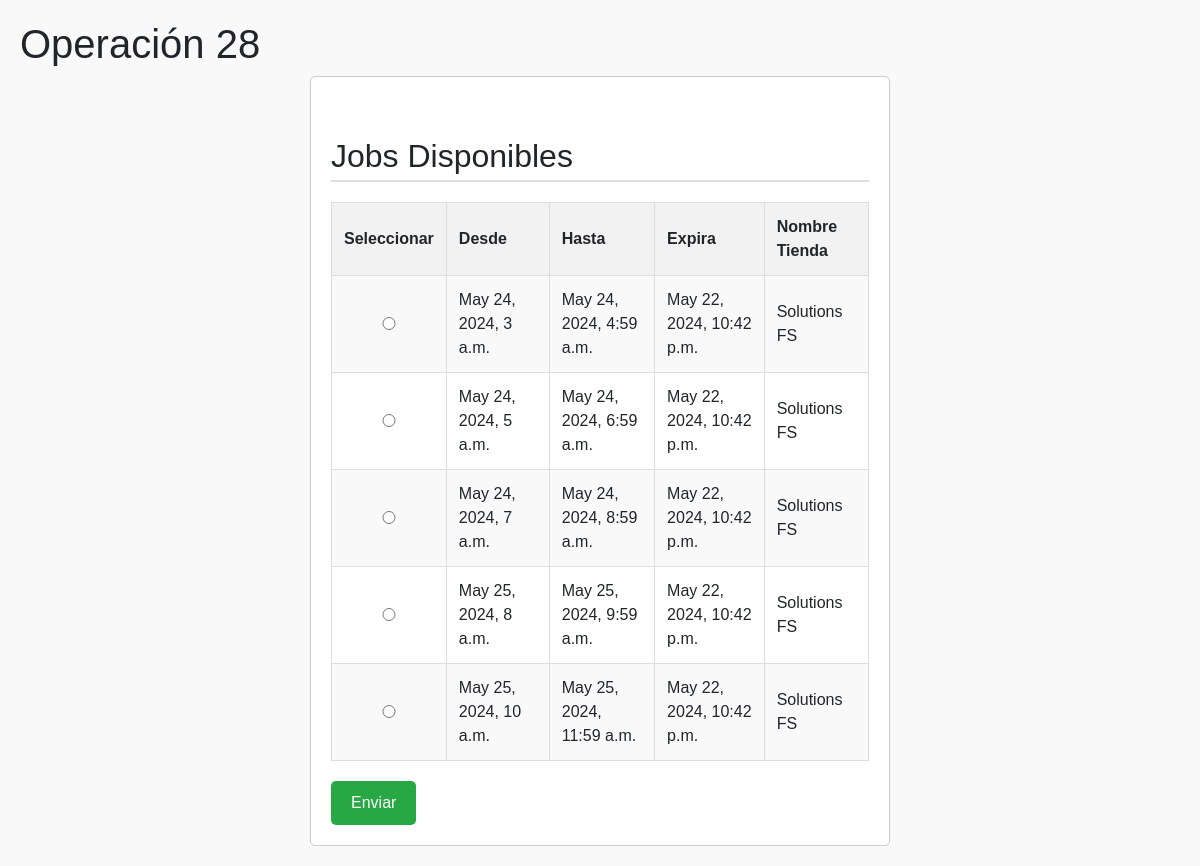
The page /autobilling/job-selection/28/ on the database its author committed.
### autoBilling/models.py (models this page shows, shortened)
class Operation(models.Model):
    id = models.AutoField(primary_key=True)
    persona = models.ForeignKey(Persona, on_delete=models.CASCADE, default=1, related_name='personas')
    product = models.ForeignKey(Product, on_delete=models.CASCADE, default=1, related_name='products')

class Job(models.Model):
    id = models.AutoField(primary_key=True)
    id_job = models.CharField(max_length=1000)
    from_time = models.DateTimeField()
    to_time = models.DateTimeField()
    operational_model = models.CharField(max_length=50)
    description = models.CharField(max_length=255)
    expires_at = models.DateTimeField()
    store_id = models.CharField(max_length=255)
    store_name = models.CharField(max_length=255)
    operation = models.ForeignKey(Operation, on_delete=models.CASCADE, related_name='jobs')

### autoBilling/views.py (the view)
# urls.py: path('job-selection/<int:operation_id>/', views.job_selection, name='job_selection'),
def job_selection(request, operation_id):
    operation = get_object_or_404(Operation, id=operation_id)
    jobs = Job.objects.filter(operation=operation)
    personas = get_object_or_404(Persona, id=operation.persona.id)
    product = get_object_or_404(Product, id=operation.product.id)
    if request.method == 'POST':
        form = JobSelectionForm(request.POST, operation_id=operation_id)
        if form.is_valid():
            selected_job = form.cleaned_data['job']
            response = request_create_job (selected_job, personas, product)
            data = response.json()
            job_id = data.get('job_id')
            return redirect('job_detail', job_id=job_id)
    else:
        form = JobSelectionForm(operation_id=operation_id)
    return render(request, 'autoBilling/job_selection.html', {'operation': operation, 'form': form, 'jobs': jobs})

### autoBilling/forms.py
class JobSelectionForm(forms.Form):
    job = forms.ModelChoiceField(
        queryset=Job.objects.none(),
        label='Selecciona un Job',
        widget=forms.RadioSelect
    )
    def __init__(self, *args, **kwargs):
        operation_id = kwargs.pop('operation_id', None)
        super(JobSelectionForm, self).__init__(*args, **kwargs)
        if operation_id:
            self.fields['job'].queryset = Job.objects.filter(operation_id=operation_id)

### autoBilling/templates/autoBilling/job_selection.html (shortened to what this page needs)
<!DOCTYPE html>
<html lang="es">
<head>
    {% load static %}
    <link rel="stylesheet" href="https://stackpath.bootstrapcdn.com/bootstrap/4.5.2/css/bootstrap.min.css">
    <link rel="stylesheet" type="text/css" href="{% static 'autobilling/styles.css' %}">
</head>
<body>
    <h1>Operación {{ operation.id }}</h1>
    <form method="post">
        <h2>Jobs Disponibles</h2>
        <table>
            <tr>
                <th>Seleccionar</th>
                <th>Desde</th>
                <th>Hasta</th>
                <th>Expira</th>
                <th>Nombre Tienda</th>
            </tr>
            {% for job in jobs %}
            <tr>
                <td>
                    <input type="radio" name="job" value="{{ job.id }}">
                </td>
                <td>{{ job.from_time }}</td>
                <td>{{ job.to_time }}</td>
                <td>{{ job.expires_at }}</td>
                <td>{{ job.store_name }}</td>
            </tr>
            {% endfor %}
        </table>
        <button type="submit">Enviar</button>
    </form>
</body>
</html>

### autoBilling/static/autoBilling/styles.css (style rules this page uses)
body { font-family: Arial, sans-serif; margin: 20px; background-color: #f9f9f9; }
form { max-width: 50%; margin: auto; padding: 20px; border: 1px solid #ccc; border-radius: 5px; background-color: #ffffff; }
input, select, .checkbox { width: 100%; padding: 8px; margin-top: 5px; }
button { margin-top: 20px; padding: 10px 20px; background-color: #28a745; color: white; border: none; border-radius: 5px; cursor: pointer; }
table { width: 100%; border-collapse: collapse; margin-top: 20px; background-color: #ffffff; }
table, th, td { border: 1px solid #ddd; }
th, td { padding: 12px; text-align: left; }
th { background-color: #f2f2f2; }
tr:nth-child(even) { background-color: #f9f9f9; }
h2 { margin-top: 40px; border-bottom: 2px solid #ddd; padding-bottom: 5px; }

### rows shown on the page
Operation: id "28"
Job: from_time "May 24, 2024, 3 a.m.", to_time "May 24, 2024, 4:59 a.m.", expires_at "May 22, 2024, 10:42 p.m.", store_name "Solutions FS"
Job: from_time "May 24, 2024, 5 a.m.", to_time "May 24, 2024, 6:59 a.m.", expires_at "May 22, 2024, 10:42 p.m.", store_name "Solutions FS"
Job: from_time "May 24, 2024, 7 a.m.", to_time "May 24, 2024, 8:59 a.m.", expires_at "May 22, 2024, 10:42 p.m.", store_name "Solutions FS"
Job: from_time "May 25, 2024, 8 a.m.", to_time "May 25, 2024, 9:59 a.m.", expires_at "May 22, 2024, 10:42 p.m.", store_name "Solutions FS"
Job: from_time "May 25, 2024, 10 a.m.", to_time "May 25, 2024, 11:59 a.m.", expires_at "May 22, 2024, 10:42 p.m.", store_name "Solutions FS"
